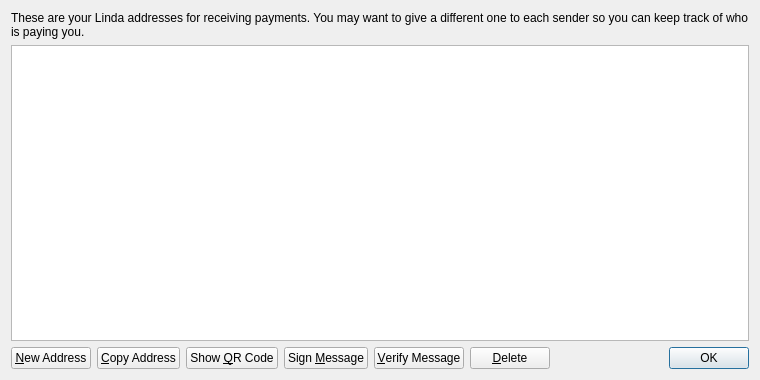
<?xml version="1.0" encoding="UTF-8"?>
<ui version="4.0">
 <class>AddressBookPage</class>
 <widget class="QWidget" name="AddressBookPage">
  <property name="geometry">
   <rect>
    <x>0</x>
    <y>0</y>
    <width>760</width>
    <height>380</height>
   </rect>
  </property>
  <property name="windowTitle">
   <string>Address Book</string>
  </property>
  <layout class="QVBoxLayout" name="verticalLayout">
   <item>
    <widget class="QLabel" name="labelExplanation">
     <property name="text">
      <string>These are your Linda addresses for receiving payments. You may want to give a different one to each sender so you can keep track of who is paying you.</string>
     </property>
     <property name="textFormat">
      <enum>Qt::PlainText</enum>
     </property>
     <property name="wordWrap">
      <bool>true</bool>
     </property>
    </widget>
   </item>
   <item>
    <widget class="QTableView" name="tableView">
     <property name="contextMenuPolicy">
      <enum>Qt::CustomContextMenu</enum>
     </property>
     <property name="toolTip">
      <string>Double-click to edit address or label</string>
     </property>
     <property name="tabKeyNavigation">
      <bool>false</bool>
     </property>
     <property name="selectionMode">
      <enum>QAbstractItemView::SingleSelection</enum>
     </property>
     <property name="selectionBehavior">
      <enum>QAbstractItemView::SelectRows</enum>
     </property>
     <property name="sortingEnabled">
      <bool>true</bool>
     </property>
     <attribute name="verticalHeaderVisible">
      <bool>false</bool>
     </attribute>
    </widget>
   </item>
   <item>
    <layout class="QHBoxLayout" name="horizontalLayout">
     <item>
      <widget class="QPushButton" name="newAddressButton">
       <property name="toolTip">
        <string>Create a new address</string>
       </property>
       <property name="text">
        <string>&amp;New Address</string>
       </property>
      </widget>
     </item>
     <item>
      <widget class="QPushButton" name="copyToClipboard">
       <property name="toolTip">
        <string>Copy the currently selected address to the system clipboard</string>
       </property>
       <property name="text">
        <string>&amp;Copy Address</string>
       </property>
      </widget>
     </item>
     <item>
      <widget class="QPushButton" name="showQRCode">
       <property name="text">
        <string>Show &amp;QR Code</string>
       </property>
      </widget>
     </item>
     <item>
      <widget class="QPushButton" name="signMessage">
       <property name="toolTip">
        <string>Sign a message to prove you own a Linda address</string>
       </property>
       <property name="text">
        <string>Sign &amp;Message</string>
       </property>
      </widget>
     </item>
     <item>
      <widget class="QPushButton" name="verifyMessage">
       <property name="toolTip">
        <string>Verify a message to ensure it was signed with a specified Linda address</string>
       </property>
       <property name="text">
        <string>&amp;Verify Message</string>
       </property>
      </widget>
     </item>
     <item>
      <widget class="QPushButton" name="deleteButton">
       <property name="toolTip">
        <string>Delete the currently selected address from the list</string>
       </property>
       <property name="text">
        <string>&amp;Delete</string>
       </property>
      </widget>
     </item>
     <item>
      <spacer name="horizontalSpacer">
       <property name="orientation">
        <enum>Qt::Horizontal</enum>
       </property>
       <property name="sizeHint" stdset="0">
        <size>
         <width>40</width>
         <height>20</height>
        </size>
       </property>
      </spacer>
     </item>
     <item>
      <widget class="QDialogButtonBox" name="buttonBox">
       <property name="sizePolicy">
        <sizepolicy hsizetype="Maximum" vsizetype="Fixed">
         <horstretch>0</horstretch>
         <verstretch>0</verstretch>
        </sizepolicy>
       </property>
       <property name="standardButtons">
        <set>QDialogButtonBox::Ok</set>
       </property>
      </widget>
     </item>
    </layout>
   </item>
  </layout>
 </widget>
 <resources>
  <include location="../bitcoin.qrc"/>
 </resources>
 <connections/>
</ui>
